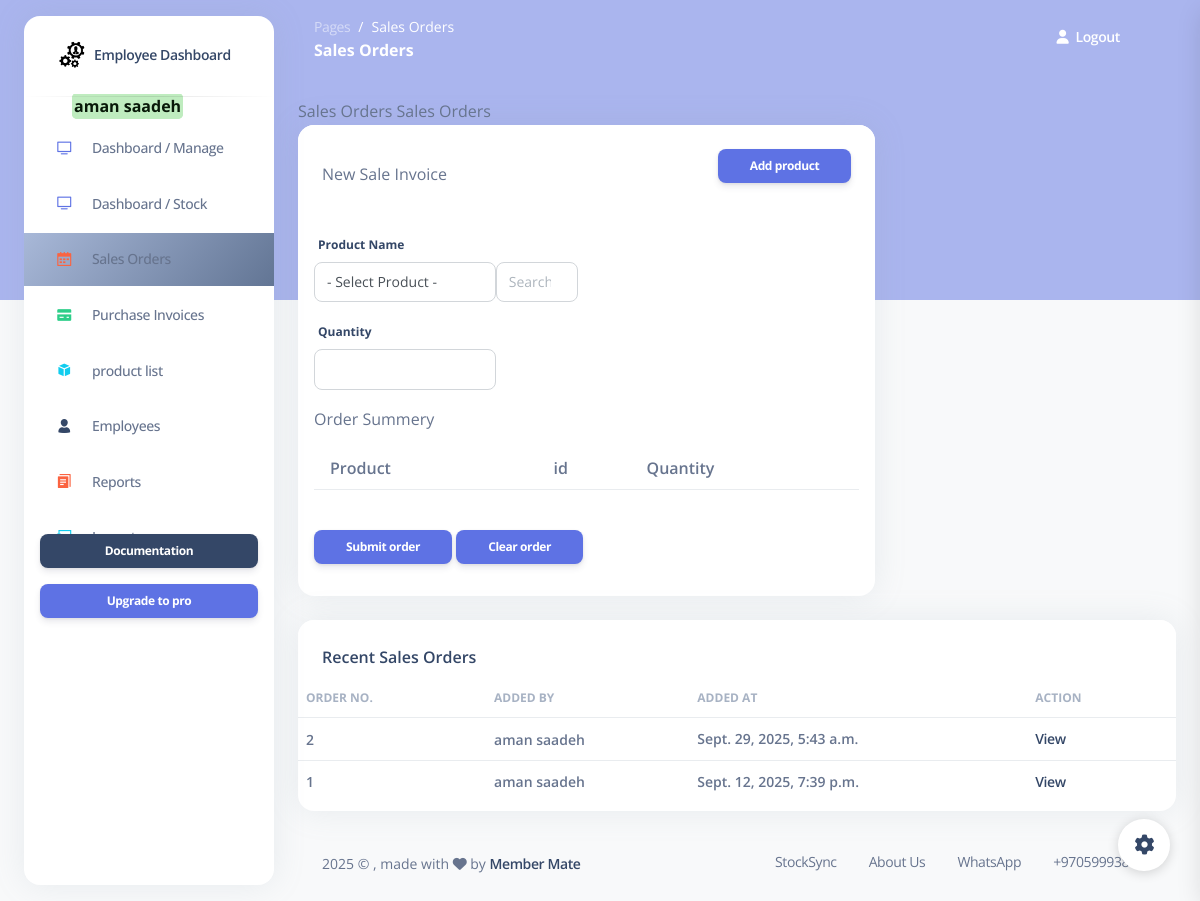
The app's page /sales (signed in), older data.
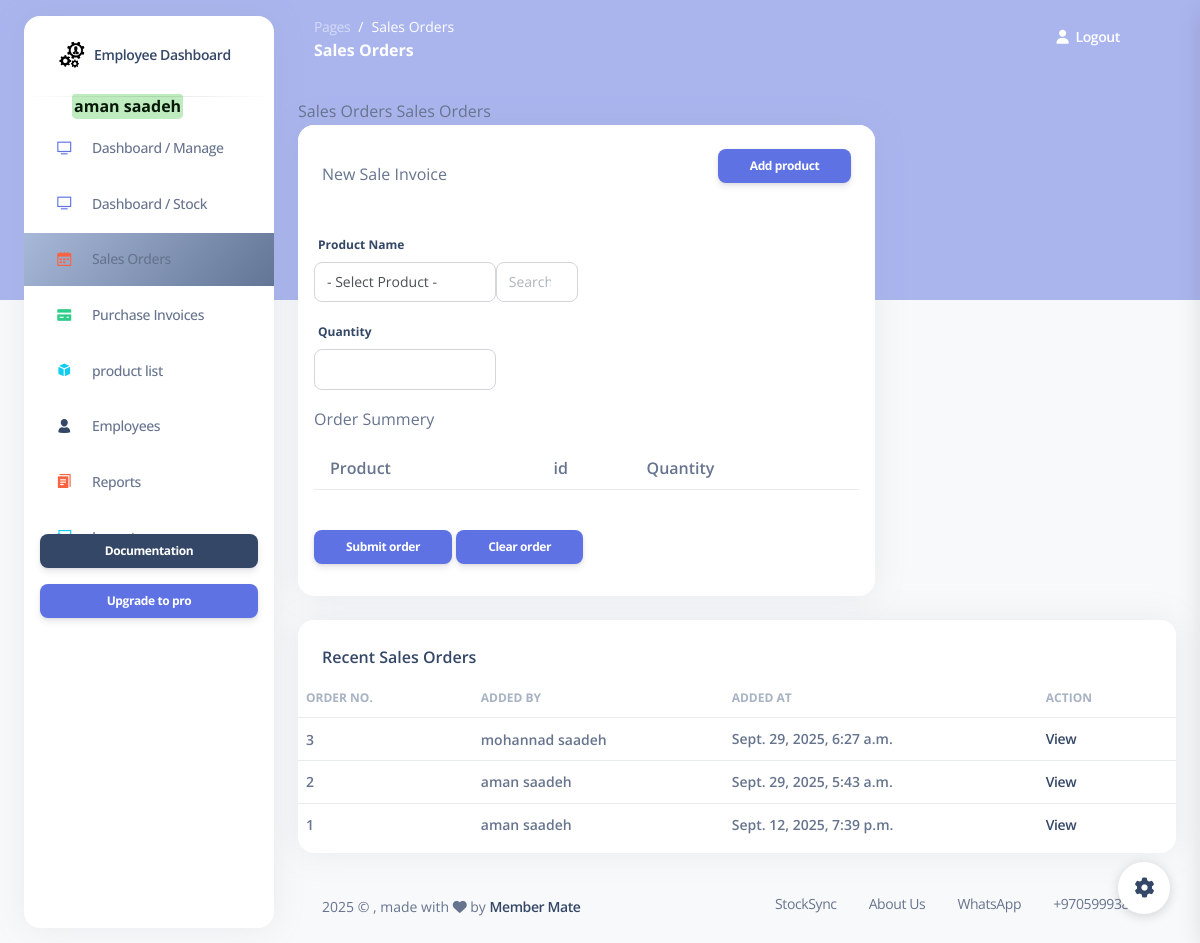
The same page, newer data.
### my_app/models.py (models this page shows)
class Sale_order(models.Model):
    employee = models.ForeignKey(Employee , related_name="sale_orders", on_delete=models.CASCADE) # RESTRICT  deleted >>  dont delete the item or ( default="Default", on_delete=models.SET_DEFAULT)
    total_amount = models.DecimalField(max_digits=10, decimal_places=2, default=0.00) #means the total amount of the order
    created_at = models.DateTimeField(auto_now_add=True)
    updated_at = models.DateTimeField(auto_now=True)
    objects = Sale_orderManager()

class Employee(models.Model):
    first_name = models.CharField(max_length=255)
    last_name = models.CharField(max_length=255)
    email = models.EmailField(max_length=255)
    DOB = models.DateField()
    password = models.CharField(max_length=255)
    confirm_password = models.CharField(max_length=255)
    is_active = models.BooleanField(default=False)
    created_at = models.DateTimeField(auto_now_add=True)
    updated_at = models.DateTimeField(auto_now=True)
    objects = EmployeeManager()

### my_app/views.py (the view)
# urls.py: path('sales', views.display_sales),
def display_sales(request):
    context = {
            'sale_order': sale_order,
            'products': models.get_all_products(),
            'orders' : models.get_all_sales_orders(),
            'employee': models.get_employee_by_id(request.session['employee_id'])
        }
    return render(request , 'sale_orders.html', context )

### my_app/models.py (called while the page is built)
def get_employee_by_id(id):
    return Employee.objects.get(id=id)

def get_all_products():
    return Product.objects.all()

def get_all_sales_orders():#--------------------------------------------Mai
    return Sale_order.objects.all().order_by('-created_at')

### my_app/templates/sale_orders.html (shortened to what this page needs)
{% extends 'layouts/base.html' %}
{% block content %}
{% block page_name %}Sales Orders{% endblock %}
{% block page_name2 %}Sales Orders{% endblock %}
<div class="row">
    <div class="col-8">
    <div class="card mb-4">
        <div class="card-header pb-0">
        <form action="/add_order_to_sale" method="post" id="add-form">
            <div class="d-flex align-items-center">
            <p class="mb-0 ">New Sale Invoice</p>
            <button class="btn btn-primary btn-sm ms-auto">Add product</button>
            </div>
        </div>
        <div class="card-body">
            <div class="row">
            <div class="col-md-6">
                <label for="example-text-input" class="form-control-label">Product Name</label>
                </div>
                <div class="btn-group ">
                <div class="col-md-4">
                    <div class="form-group">
                    <select id="results-box"   class="form-control" name="product_name">
                        <option value="- Select Product -">- Select Product -</option>
                        </select>
                    </div>
                </div>
                <div class="w-15 text-center">
                    <div id="search-form"   outocomplete = "off">
                        <input id="search-input" class="form-control me-2" type="search" placeholder="Search " aria-label="Search">
                    </div>
                </div>
                </div>
            </div>
            <div class="col-md-4">
                <div class="form-group">
                <label for="example-text-input" class="form-control-label">Quantity</label>
                <input class="form-control" type="number" name="quantity" >
                </div>
            </div>
            <form action="/submet_sale_order" method="post">
            <p>Order Summery</p>
            <table class="table">
                <tr >
                    <th class="ps-3">Product</th>
                    <th class="ps-3">id</th>
                    <th>Quantity</th>
                </tr>
            </table>
            <button type="submit" class="btn btn-primary btn-sm ms-auto mt-4">Submit order</button>
            <a href="/clear_sales_list" class="btn btn-primary btn-sm ms-auto mt-4">Clear order</a>
            </div>
    </div>
    </div>
</div>
<div class="row">
    <div class="col-12">
    <div class="card mb-4">
        <div class="card-header pb-0">
        <h6>Recent Sales Orders</h6>
        </div>
        <div class="card-body px-0 pt-0 pb-2">
        <div class="table-responsive p-0">
            <table class="table align-items-center justify-content-center mb-0">
            <thead>
                <tr>
                <th class="text-uppercase text-secondary text-xs font-weight-bolder opacity-7 ps-2">Order No.</th>
                <th class="text-uppercase text-secondary text-xs font-weight-bolder opacity-7 ps-2 ">Added by</th>
                <th class="text-uppercase text-secondary text-xs font-weight-bolder opacity-7 ps-2 ">Added at</th>
                <th class="text-uppercase text-secondary text-xs font-weight-bolder opacity-7 ps-2">Action</th>
                </tr>
            </thead>
            <tbody>
                {% for order in orders %}
                <tr>
                <td>
                    <p class="text-sm mb-0 font-weight-bold mb-0"> {{order.id}} </p>
                </td>
                <td>
                    <p class="text-sm mb-0 font-weight-bold mb-0"> {{order.employee.first_name}} {{order.employee.last_name}}</p>
                </td>
                <td>
                    <span class="text-sm mb-0 font-weight-bold">{{order.created_at}}</span>
                </td>
                <td>
                    <span class="text-sm  mb-0 font-weight-bold"><a href="/view_sale_order/{{order.id}}">View</a></span>
                </td>
                </tr>
                {% endfor %}
            </tbody>
            </table>
        </div>
        </div>
    </div>
    </div>
</div>
{% endblock content %}

Row changes from the older to the newer data that the page shows:
added Sale_order: id "3", employee.first_name "mohannad", employee.last_name "saadeh", created_at "Sept. 29, 2025, 6:27 a.m."
